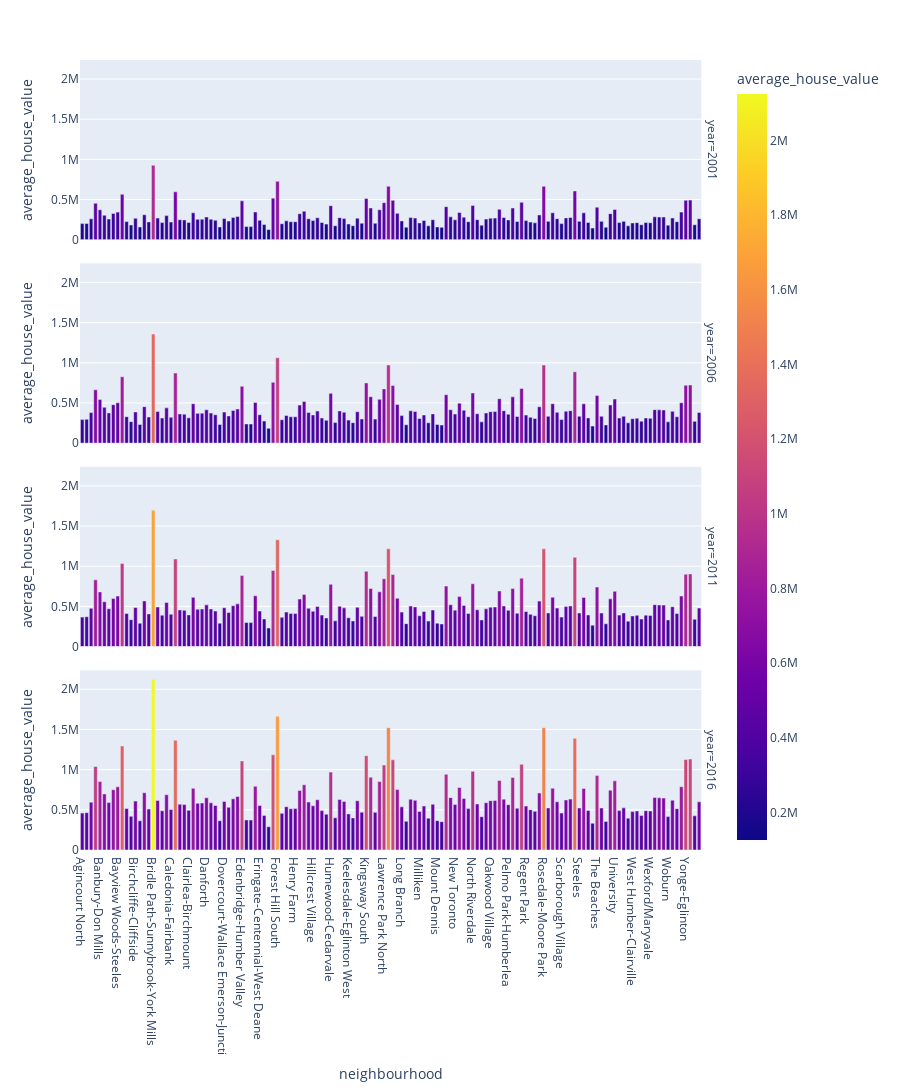

This figure's notebook cell:
### Code cell
#Average house values for all Toronto's neighbourhoods per year

house_values = to_data[['neighbourhood', 'average_house_value']].reset_index()

house_values.head()
average_house_value = px.bar(house_values, x="neighbourhood", y="average_house_value",
    color="average_house_value", facet_row="year", height=1200, width=900
)

average_house_value.show()

### Figure 1 — Plotly figure (JSON) as saved in the notebook; plotly's stock layout.template omitted (floating-point values rounded to 4 significant figures; data arrays with more than 128 entries replaced by an {"elided": "..."} marker saying what was removed)
{"data": [{"alignmentgroup": "True", "hovertemplate": "year=2001<br>neighbourhood=%{x}<br>average_house_value=%{marker.color}<extra></extra>", "legendgroup": "", "marker": {"color": {"elided": "140 int values"}, "coloraxis": "coloraxis"}, "name": "", "offsetgroup": "", "orientation": "v", "showlegend": false, "textposition": "auto", "type": "bar", "x": {"elided": "140 str values"}, "xaxis": "x4", "y": {"elided": "140 int values"}, "yaxis": "y4"}, {"alignmentgroup": "True", "hovertemplate": "year=2006<br>neighbourhood=%{x}<br>average_house_value=%{marker.color}<extra></extra>", "legendgroup": "", "marker": {"color": {"elided": "140 int values"}, "coloraxis": "coloraxis"}, "name": "", "offsetgroup": "", "orientation": "v", "showlegend": false, "textposition": "auto", "type": "bar", "x": {"elided": "140 str values"}, "xaxis": "x3", "y": {"elided": "140 int values"}, "yaxis": "y3"}, {"alignmentgroup": "True", "hovertemplate": "year=2011<br>neighbourhood=%{x}<br>average_house_value=%{marker.color}<extra></extra>", "legendgroup": "", "marker": {"color": {"elided": "140 int values"}, "coloraxis": "coloraxis"}, "name": "", "offsetgroup": "", "orientation": "v", "showlegend": false, "textposition": "auto", "type": "bar", "x": {"elided": "140 str values"}, "xaxis": "x2", "y": {"elided": "140 int values"}, "yaxis": "y2"}, {"alignmentgroup": "True", "hovertemplate": "year=2016<br>neighbourhood=%{x}<br>average_house_value=%{marker.color}<extra></extra>", "legendgroup": "", "marker": {"color": {"elided": "140 int values"}, "coloraxis": "coloraxis"}, "name": "", "offsetgroup": "", "orientation": "v", "showlegend": false, "textposition": "auto", "type": "bar", "x": {"elided": "140 str values"}, "xaxis": "x", "y": {"elided": "140 int values"}, "yaxis": "y"}], "layout": {"annotations": [{"font": {}, "showarrow": false, "text": "year=2016", "textangle": 90, "x": 0.98, "xanchor": "left", "xref": "paper", "y": 0.1138, "yanchor": "middle", "yref": "paper"}, {"font": {}, "showarrow": false, "text": "year=2011", "textangle": 90, "x": 0.98, "xanchor": "left", "xref": "paper", "y": 0.3712, "yanchor": "middle", "yref": "paper"}, {"font": {}, "showarrow": false, "text": "year=2006", "textangle": 90, "x": 0.98, "xanchor": "left", "xref": "paper", "y": 0.6288, "yanchor": "middle", "yref": "paper"}, {"font": {}, "showarrow": false, "text": "year=2001", "textangle": 90, "x": 0.98, "xanchor": "left", "xref": "paper", "y": 0.8862, "yanchor": "middle", "yref": "paper"}], "barmode": "relative", "coloraxis": {"colorbar": {"title": {"text": "average_house_value"}}, "colorscale": [[0, "#0d0887"], [0.1111, "#46039f"], [0.2222, "#7201a8"], [0.3333, "#9c179e"], [0.4444, "#bd3786"], [0.5556, "#d8576b"], [0.6667, "#ed7953"], [0.7778, "#fb9f3a"], [0.8889, "#fdca26"], [1, "#f0f921"]]}, "height": 1200, "legend": {"tracegroupgap": 0}, "margin": {"t": 60}, "width": 900, "xaxis": {"anchor": "y", "autorange": true, "domain": [0, 0.98], "range": [-0.5, 139.5], "title": {"text": "neighbourhood"}, "type": "category"}, "xaxis2": {"anchor": "y2", "autorange": true, "domain": [0, 0.98], "matches": "x", "range": [-0.5, 139.5], "showticklabels": false, "type": "category"}, "xaxis3": {"anchor": "y3", "autorange": true, "domain": [0, 0.98], "matches": "x", "range": [-0.5, 139.5], "showticklabels": false, "type": "category"}, "xaxis4": {"anchor": "y4", "autorange": true, "domain": [0, 0.98], "matches": "x", "range": [-0.5, 139.5], "showticklabels": false, "type": "category"}, "yaxis": {"anchor": "x", "autorange": true, "domain": [0, 0.2275], "range": [0, 2236000.0], "title": {"text": "average_house_value"}, "type": "linear"}, "yaxis2": {"anchor": "x2", "autorange": true, "domain": [0.2575, 0.485], "matches": "y", "range": [0, 2236000.0], "title": {"text": "average_house_value"}, "type": "linear"}, "yaxis3": {"anchor": "x3", "autorange": true, "domain": [0.515, 0.7425], "matches": "y", "range": [0, 2236000.0], "title": {"text": "average_house_value"}, "type": "linear"}, "yaxis4": {"anchor": "x4", "autorange": true, "domain": [0.7725, 1], "matches": "y", "range": [0, 2236000.0], "title": {"text": "average_house_value"}, "type": "linear"}}}
